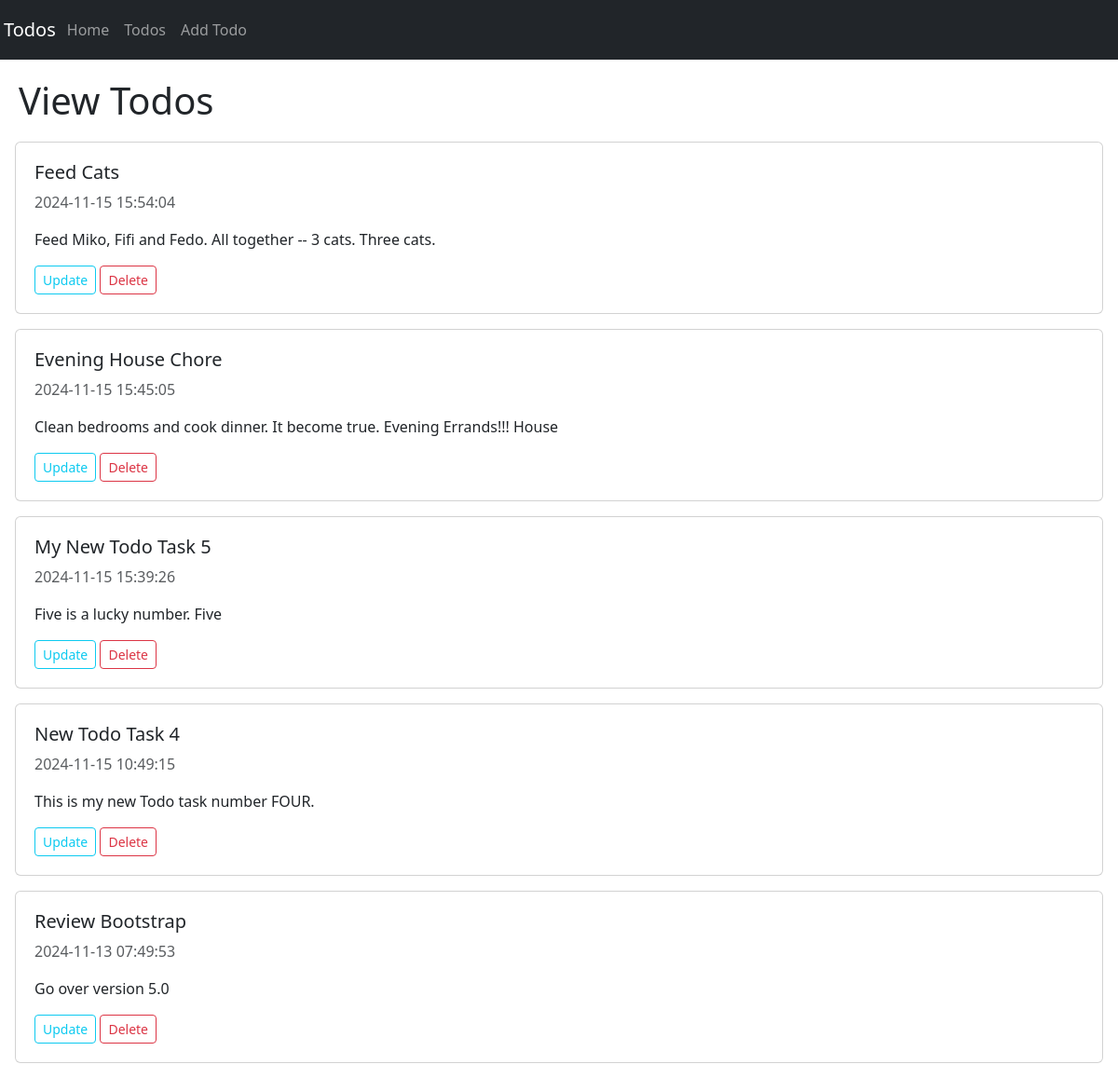
The app's page /view_todos with its own data.
### todoSqlPkg/models.py (models this page shows)
class Todos(db.Model):
    __tablename__ = 'todos'
    id = db.Column(db.Integer, primary_key=True)
    title = db.Column(db.String(150), nullable=False)
    description = db.Column(db.String(250), nullable=False)
    completed = db.Column(db.Boolean, default=False, nullable=False)
    date_created = db.Column(db.DateTime, default=lambda: datetime.now(timezone.utc).replace(microsecond=0), nullable=False)
    def __repr__(self):
        return f'<Todo: {self.title} || {self.description} || {self.completed} || {self.date_created}>'

### todoSqlPkg/routes.py (the view)
@main.route('/view_todos')
def view_todos():
    all_todos = Todos.query.order_by(Todos.date_created.desc()).all()
    print(all_todos)
    return render_template('view_todos.html', todos=all_todos)

### todoSqlPkg/templates/view_todos.html (shortened to what this page needs)
<!DOCTYPE html>
<html lang="en">
<head>
    <link href="https://cdn.jsdelivr.net/npm/bootstrap@5.3.3/dist/css/bootstrap.min.css" rel="stylesheet">
</head>
<body>
        <nav class="navbar navbar-expand-lg navbar-dark bg-dark">
            <a class="navbar-brand m-1" href="#">Todos</a>
            <div class="collapse navbar-collapse" id="navbarSupportedContent">
              <ul class="navbar-nav mr-auto">
                <li class="nav-item active">
                  <a class="nav-link" href="{{ url_for('main.index') }}">Home</a>
                </li>
                <li class="nav-item active">
                    <a class="nav-link" href="{{ url_for('main.view_todos') }}">Todos</a>
                  </li>
                <li class="nav-item">
                  <a class="nav-link" href="{{ url_for('main.add_todo') }}">Add Todo</a>
                </li>
              </ul>
            </div>
          </nav>
    <div class="col-md-8">
        <h1 class="p-1 m-3">View Todos</h1>
    </div>
    <div>
        {% for todo in todos %}
            <div class="card p-1 m-3">
                <div class="card-body">
                    {% if todo.completed == True %}
                    <h5 class="card-title"><del>{{ todo.title }}</del></h5>
                    {% else %}
                    <h5 class="card-title">{{ todo.title }}</h5>
                    {% endif %}
                    <p class="card-text text-muted">{{ todo.date_created }}</p>
                    <p class="card-text">{{ todo.description }}</p>
                    <a href="{{ url_for('main.update_todo', id = todo.id) }}" class="btn btn-outline-info btn-sm">Update</a>
                    <a href="{{ url_for('main.delete_todo', id = todo.id) }}" class="btn btn-outline-danger btn-sm">Delete</a>
                </div>
            </div>
        {% endfor %}
    </div>
</body>
</html>

### records on screen
Todos: title "Feed Cats", date_created "2024-11-15 15:54:04", description "Feed Miko, Fifi and Fedo. All together -- 3 cats. Three cats."
Todos: title "Evening House Chore", date_created "2024-11-15 15:45:05", description "Clean bedrooms and cook dinner. It become true. Evening Errands!!! House"
Todos: title "My New Todo Task 5", date_created "2024-11-15 15:39:26", description "Five is a lucky number. Five"
Todos: title "New Todo Task 4", date_created "2024-11-15 10:49:15", description "This is my new Todo task number FOUR."
Todos: title "Review Bootstrap", date_created "2024-11-13 07:49:53", description "Go over version 5.0"
